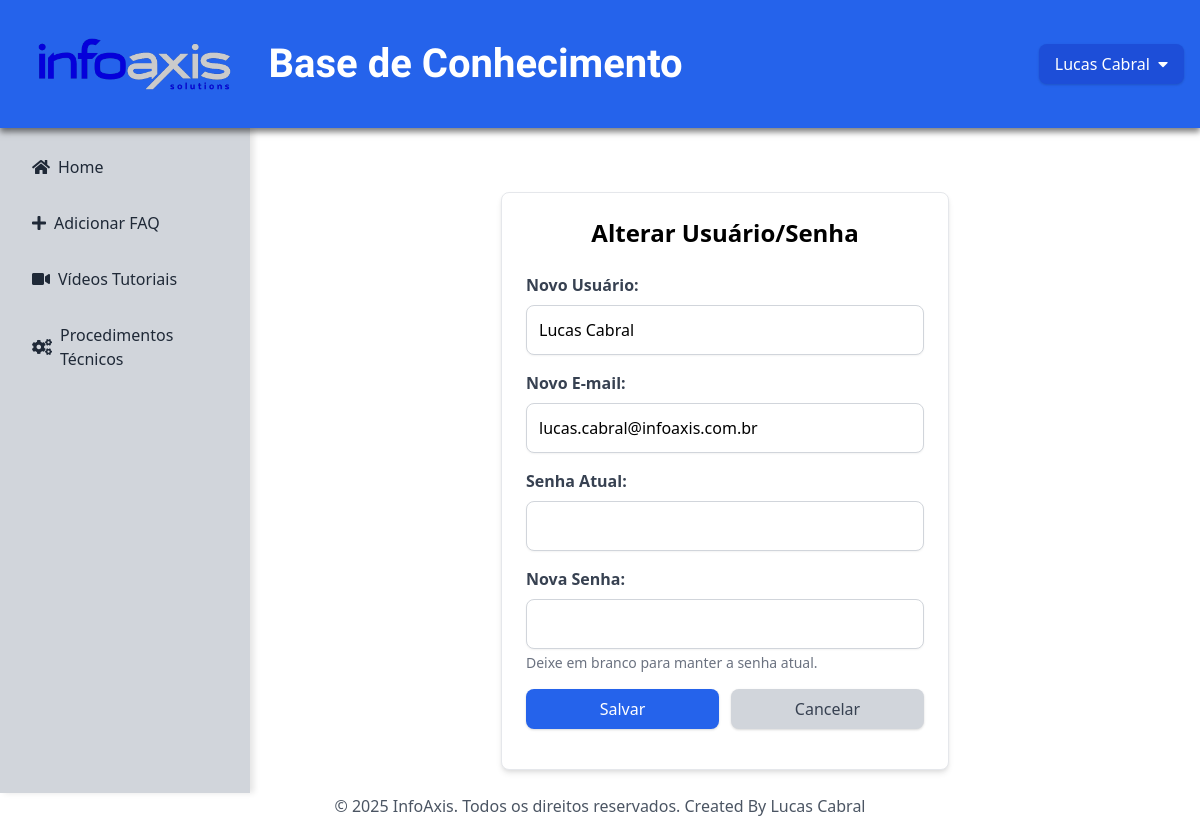
The page /edit_user (signed in) on the database its author committed.
### tables this page shows
CREATE TABLE settings (
            id INTEGER PRIMARY KEY,
            logo_path TEXT
        );

CREATE TABLE users (
            id INTEGER PRIMARY KEY AUTOINCREMENT,
            username TEXT NOT NULL UNIQUE,
            email TEXT NOT NULL UNIQUE,
            password_hash TEXT NOT NULL,
            role TEXT NOT NULL DEFAULT 'user'
        , otp_secret TEXT);

### app.py (the view, shortened to what this page needs)
@app.route('/edit_user', methods=['GET', 'POST'])
@login_required
def edit_user():
    conn = get_db_connection()
    settings = conn.execute('SELECT * FROM settings WHERE id = 1').fetchone()
    conn.close()
    return render_template('edit_user.html', settings=settings)

### app.py (called while the page is built)
@login_manager.user_loader
def load_user(user_id):
    conn = get_db_connection()
    user = conn.execute('SELECT * FROM users WHERE id = ?', (user_id,)).fetchone()
    conn.close()
    if user is None:
        return None
    otp_secret = user['otp_secret'] if 'otp_secret' in user else None  # Lidar com ausência de otp_secret
    return User(user[0], user[1], user[2], user[4], otp_secret) if not hasattr(user, 'keys') else User(user['id'], user['username'], user['email'], user['role'], otp_secret)

def get_db_connection():
    conn = sqlite3.connect('database.db', timeout=10)  # Adiciona timeout para evitar bloqueios
    conn.row_factory = sqlite3.Row
    return conn

    @property
    def is_admin(self):
        return self.role == 'admin'

### templates/edit_user.html (shortened to what this page needs)
{% extends "base.html" %}
{% block content %}
<div class="max-w-md mx-auto mt-10">
    <div class="bg-white p-6 rounded-lg shadow-md border border-gray-200">
        <h2 class="text-2xl font-bold mb-6 text-center">Alterar Usuário/Senha</h2>
        <form method="POST" class="space-y-4">
            <div>
                <label for="username" class="block text-gray-700 font-semibold mb-2">Novo Usuário:</label>
                <input type="text" name="username" id="username" value="{{ current_user.username }}" class="w-full p-3 border border-gray-300 rounded-lg shadow-sm focus:outline-none focus:ring-2 focus:ring-blue-500" required>
            </div>
            <div>
                <label for="email" class="block text-gray-700 font-semibold mb-2">Novo E-mail:</label>
                <input type="email" name="email" id="email" value="{{ current_user.email }}" class="w-full p-3 border border-gray-300 rounded-lg shadow-sm focus:outline-none focus:ring-2 focus:ring-blue-500" required>
            </div>
            <div>
                <label for="current_password" class="block text-gray-700 font-semibold mb-2">Senha Atual:</label>
                <input type="password" name="current_password" id="current_password" class="w-full p-3 border border-gray-300 rounded-lg shadow-sm focus:outline-none focus:ring-2 focus:ring-blue-500" required>
            </div>
            <div>
                <label for="new_password" class="block text-gray-700 font-semibold mb-2">Nova Senha:</label>
                <input type="password" name="new_password" id="new_password" class="w-full p-3 border border-gray-300 rounded-lg shadow-sm focus:outline-none focus:ring-2 focus:ring-blue-500">
                <p class="text-gray-500 text-sm mt-1">Deixe em branco para manter a senha atual.</p>
            </div>
            <div class="flex space-x-3">
                <button type="submit" class="bg-blue-600 text-white px-4 py-2 rounded-lg shadow hover:bg-blue-700 transition-colors flex-1">Salvar</button>
                <a href="{{ url_for('index') }}" class="bg-gray-300 text-gray-700 px-4 py-2 rounded-lg shadow hover:bg-gray-400 transition-colors flex-1 text-center">Cancelar</a>
            </div>
        </form>
    </div>
</div>
{% endblock %}

### templates/base.html (shortened to what this page needs)
        <!DOCTYPE html>
<html lang="pt-BR">
<head>
    <link href="https://cdn.jsdelivr.net/npm/tailwindcss@2.2.19/dist/tailwind.min.css" rel="stylesheet">
    <link rel="stylesheet" href="https://cdnjs.cloudflare.com/ajax/libs/font-awesome/5.15.4/css/all.min.css" />
</head>
<body>
    <header class="bg-blue-600 text-white p-4 flex items-center justify-between">
        <div class="flex items-center">
		<a href="{{ url_for('index') }}">
            <img src="{{ url_for('static', filename=settings.logo_path) }}" alt="Logo" class="h-24">
			</a>
            <h1 class="header-title">Base de Conhecimento</h1>
			</div>
            {% if current_user.is_authenticated %}
                <div class="flex items-center space-x-4">
                    <div class="relative" id="user-dropdown"><button onclick="toggleDropdown()" class="text-white-700 font-semibold focus:outline-none flex items-center">
      <button onclick="toggleDropdown()" class="bg-blue-700 text-white px-4 py-2 rounded-lg shadow hover:bg-blue-700 transition-colors flex-1">{{ current_user.username }} <i class="fas fa-caret-down ml-1"></i>
	  </button>
</div>
                    </div>
            {% endif %}
    </header>
    <div class="main-container">
        {% if current_user.is_authenticated %}
            <nav class="sidebar">
                <a href="{{ url_for('index') }}"><i class="fas fa-home"></i> Home</a>
                <a href="{{ url_for('add_article') }}"><i class="fas fa-plus"></i> Adicionar FAQ</a>
                    <a href="{{ url_for('tutorials') }}" class="block py-2 px-4 text-gray-700 hover:bg-gray-200"><i class="fas fa-video mr-2"></i>Vídeos Tutoriais</a>
                    <a href="{{ url_for('procedures') }}" class="block py-2 px-4 text-gray-700 hover:bg-gray-200"><i class="fas fa-cogs mr-2"></i>Procedimentos Técnicos</a>
                </nav>
        {% endif %}
        <main class="flex-1 p-6">
            {% block content %}{% endblock %}
        </main>
    </div>
    <footer class="bg-white">
        <div class="max-w-8xl mx-auto text-center text-gray-600">
            <p>© 2025 InfoAxis. Todos os direitos reservados. Created By Lucas Cabral</p>
        </div>
</body>
</html>

### templates/base.html (style rules this page uses)
body, html { height: 100%; margin: 0; padding: 0; transition: all 0.3s ease; }
header { box-shadow: 0 4px 6px rgba(0, 0, 0, 0.5); position: relative; z-index: 10; }
.main-container { display: flex; min-height: 80vh; animation: fadeIn 0.5s ease-in-out; }
.sidebar { width: 250px; background-color: #d1d5db; padding: 1rem; color: #1f2937; transition: transform 0.3s ease; box-shadow: 4px 0 6px rgba(0, 0, 0, 0.1); position: relative; top: -1px; }
.sidebar::before { content: ''; position: absolute; top: -10px; left: 0; width: 100%; height: 10px; background: linear-gradient(to bottom, rgba(209, 213, 219, 0.8), #d1d5db); z-index: -1; }
.sidebar a { display: flex; align-items: center; padding: 0.75rem 1rem; color: #1f2937; text-decoration: none; border-radius: 0.375rem; margin-bottom: 0.5rem; transition: background-color 0.3s ease, transform 0.2s ease; }
.sidebar a i { margin-right: 0.5rem; }
.header-title { font-family: 'Zen Dots', cursive; font-size: 2.5rem; font-weight: 700; margin-left: 1rem; color: white; }

### rows shown on the page
settings: logo_path (placeholder picture)
users: username "Lucas Cabral", email "lucas.cabral@infoaxis.com.br"
